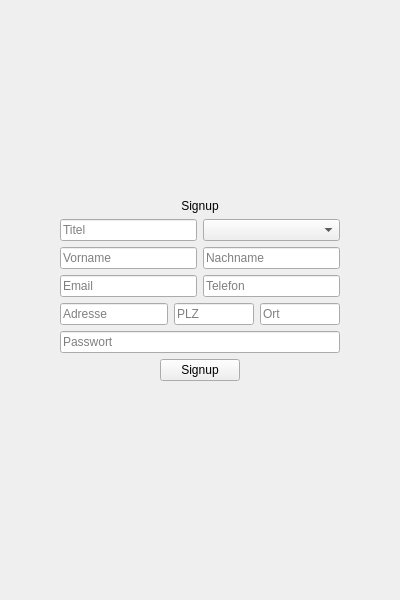
<?xml version="1.0" encoding="UTF-8"?>
<ui version="4.0">
 <class>Signup</class>
 <widget class="QWidget" name="Signup">
  <property name="geometry">
   <rect>
    <x>0</x>
    <y>0</y>
    <width>400</width>
    <height>600</height>
   </rect>
  </property>
  <property name="windowTitle">
   <string>Form</string>
  </property>
  <layout class="QHBoxLayout" name="horizontalLayout_6">
   <item>
    <spacer name="horizontalSpacer_3">
     <property name="orientation">
      <enum>Qt::Horizontal</enum>
     </property>
     <property name="sizeHint" stdset="0">
      <size>
       <width>40</width>
       <height>20</height>
      </size>
     </property>
    </spacer>
   </item>
   <item>
    <layout class="QVBoxLayout" name="verticalLayout_2">
     <item>
      <spacer name="verticalSpacer">
       <property name="orientation">
        <enum>Qt::Vertical</enum>
       </property>
       <property name="sizeHint" stdset="0">
        <size>
         <width>20</width>
         <height>40</height>
        </size>
       </property>
      </spacer>
     </item>
     <item>
      <widget class="QLabel" name="page_header">
       <property name="text">
        <string>Signup</string>
       </property>
       <property name="alignment">
        <set>Qt::AlignCenter</set>
       </property>
      </widget>
     </item>
     <item>
      <layout class="QHBoxLayout" name="horizontalLayout_5">
       <item>
        <widget class="QLineEdit" name="titel_input">
         <property name="placeholderText">
          <string>Titel</string>
         </property>
         <property name="input_type" stdset="0">
          <string>text</string>
         </property>
        </widget>
       </item>
       <item>
        <widget class="QComboBox" name="anrede_input">
         <property name="sizePolicy">
          <sizepolicy hsizetype="Expanding" vsizetype="Fixed">
           <horstretch>0</horstretch>
           <verstretch>0</verstretch>
          </sizepolicy>
         </property>
         <property name="currentText">
          <string/>
         </property>
         <property name="iconSize">
          <size>
           <width>26</width>
           <height>24</height>
          </size>
         </property>
        </widget>
       </item>
      </layout>
     </item>
     <item>
      <layout class="QHBoxLayout" name="horizontalLayout">
       <item>
        <widget class="QLineEdit" name="vorname_input">
         <property name="placeholderText">
          <string>Vorname</string>
         </property>
         <property name="input_type" stdset="0">
          <string>text</string>
         </property>
        </widget>
       </item>
       <item>
        <widget class="QLineEdit" name="nachname_input">
         <property name="placeholderText">
          <string>Nachname</string>
         </property>
         <property name="input_type" stdset="0">
          <string>text</string>
         </property>
        </widget>
       </item>
      </layout>
     </item>
     <item>
      <layout class="QHBoxLayout" name="horizontalLayout_2">
       <item>
        <widget class="QLineEdit" name="email_input">
         <property name="placeholderText">
          <string>Email</string>
         </property>
         <property name="input_type" stdset="0">
          <string>text</string>
         </property>
        </widget>
       </item>
       <item>
        <widget class="QLineEdit" name="tel_input">
         <property name="placeholderText">
          <string>Telefon</string>
         </property>
         <property name="input_type" stdset="0">
          <string>text</string>
         </property>
        </widget>
       </item>
      </layout>
     </item>
     <item>
      <layout class="QHBoxLayout" name="horizontalLayout_3">
       <item>
        <widget class="QLineEdit" name="adresse_input">
         <property name="placeholderText">
          <string>Adresse</string>
         </property>
         <property name="input_type" stdset="0">
          <string>text</string>
         </property>
        </widget>
       </item>
       <item>
        <widget class="QLineEdit" name="plz_input">
         <property name="maximumSize">
          <size>
           <width>80</width>
           <height>16777215</height>
          </size>
         </property>
         <property name="placeholderText">
          <string>PLZ</string>
         </property>
         <property name="input_type" stdset="0">
          <string>text</string>
         </property>
        </widget>
       </item>
       <item>
        <widget class="QLineEdit" name="ort_input">
         <property name="maximumSize">
          <size>
           <width>80</width>
           <height>16777215</height>
          </size>
         </property>
         <property name="placeholderText">
          <string>Ort</string>
         </property>
         <property name="input_type" stdset="0">
          <string>text</string>
         </property>
        </widget>
       </item>
      </layout>
     </item>
     <item>
      <widget class="QLineEdit" name="passwort_input">
       <property name="echoMode">
        <enum>QLineEdit::Password</enum>
       </property>
       <property name="placeholderText">
        <string>Passwort</string>
       </property>
       <property name="input_type" stdset="0">
        <string>text</string>
       </property>
      </widget>
     </item>
     <item>
      <layout class="QHBoxLayout" name="horizontalLayout_4">
       <item>
        <spacer name="horizontalSpacer_2">
         <property name="orientation">
          <enum>Qt::Horizontal</enum>
         </property>
         <property name="sizeHint" stdset="0">
          <size>
           <width>40</width>
           <height>20</height>
          </size>
         </property>
        </spacer>
       </item>
       <item>
        <widget class="QPushButton" name="signup_button">
         <property name="cursor">
          <cursorShape>PointingHandCursor</cursorShape>
         </property>
         <property name="text">
          <string>Signup</string>
         </property>
        </widget>
       </item>
       <item>
        <spacer name="horizontalSpacer">
         <property name="orientation">
          <enum>Qt::Horizontal</enum>
         </property>
         <property name="sizeHint" stdset="0">
          <size>
           <width>40</width>
           <height>20</height>
          </size>
         </property>
        </spacer>
       </item>
      </layout>
     </item>
     <item alignment="Qt::AlignHCenter|Qt::AlignVCenter">
      <widget class="QLabel" name="error_text">
       <property name="text">
        <string/>
       </property>
      </widget>
     </item>
     <item>
      <spacer name="verticalSpacer_2">
       <property name="orientation">
        <enum>Qt::Vertical</enum>
       </property>
       <property name="sizeHint" stdset="0">
        <size>
         <width>20</width>
         <height>40</height>
        </size>
       </property>
      </spacer>
     </item>
    </layout>
   </item>
   <item>
    <spacer name="horizontalSpacer_4">
     <property name="orientation">
      <enum>Qt::Horizontal</enum>
     </property>
     <property name="sizeHint" stdset="0">
      <size>
       <width>40</width>
       <height>20</height>
      </size>
     </property>
    </spacer>
   </item>
  </layout>
 </widget>
 <resources/>
 <connections/>
</ui>
